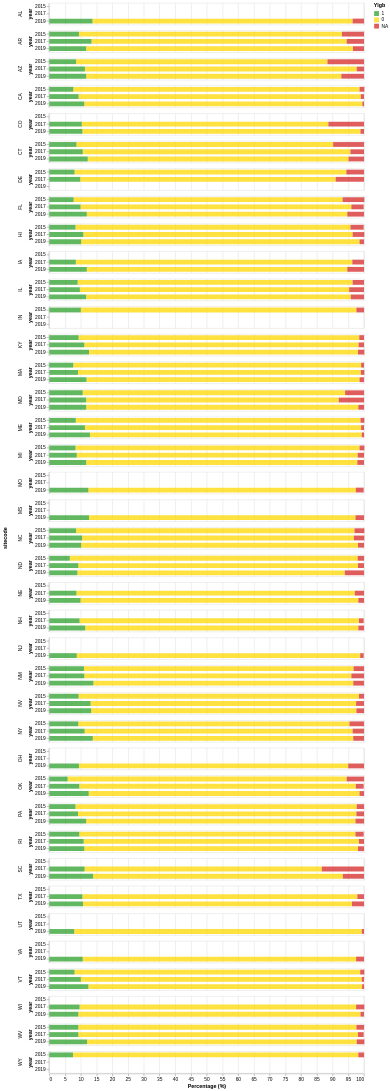

Source (Vega-Lite JSON):
### Vega-Lite specification from a JSON file in a GitHub repository (floating-point values rounded to 4 significant figures; data arrays with more than 128 entries replaced by an {"elided": "..."} marker saying what was removed)
{"config": {"view": {"continuousWidth": 400, "continuousHeight": 300}, "range": {"category": ["#2ca02c", "gold", "#d62728"]}}, "data": {"name": "data-8bbbdcc585d93fdc2628b67fd3c78021"}, "mark": {"type": "bar", "opacity": 0.75, "size": 10}, "encoding": {"color": {"field": "Ylgb", "sort": {"field": "order", "order": "ascending"}, "type": "nominal"}, "order": {"field": "order", "type": "nominal"}, "row": {"field": "sitecode", "spacing": 10, "type": "nominal"}, "tooltip": [{"field": "sitecode", "title": "State", "type": "nominal"}, {"field": "year", "title": "Year", "type": "ordinal"}, {"field": "Ylgb", "title": "LGB Identity", "type": "nominal"}, {"field": "percent", "title": "Percent (%)", "type": "quantitative"}], "x": {"aggregate": "sum", "axis": {"title": "Percentage (%)"}, "field": "percent", "scale": {"domainMax": 100}, "type": "quantitative"}, "y": {"field": "year", "type": "ordinal"}}, "height": 45, "selection": {"selector003": {"type": "interval", "bind": "scales", "encodings": ["x", "y"]}}, "transform": [{"calculate": "{'1':0, '0':1, 'NA':2}[datum.Ylgb]", "as": "order"}], "width": 650, "$schema": "https://vega.github.io/schema/vega-lite/v4.17.0.json", "datasets": {"data-8bbbdcc585d93fdc2628b67fd3c78021": {"elided": "273 records"}}}
